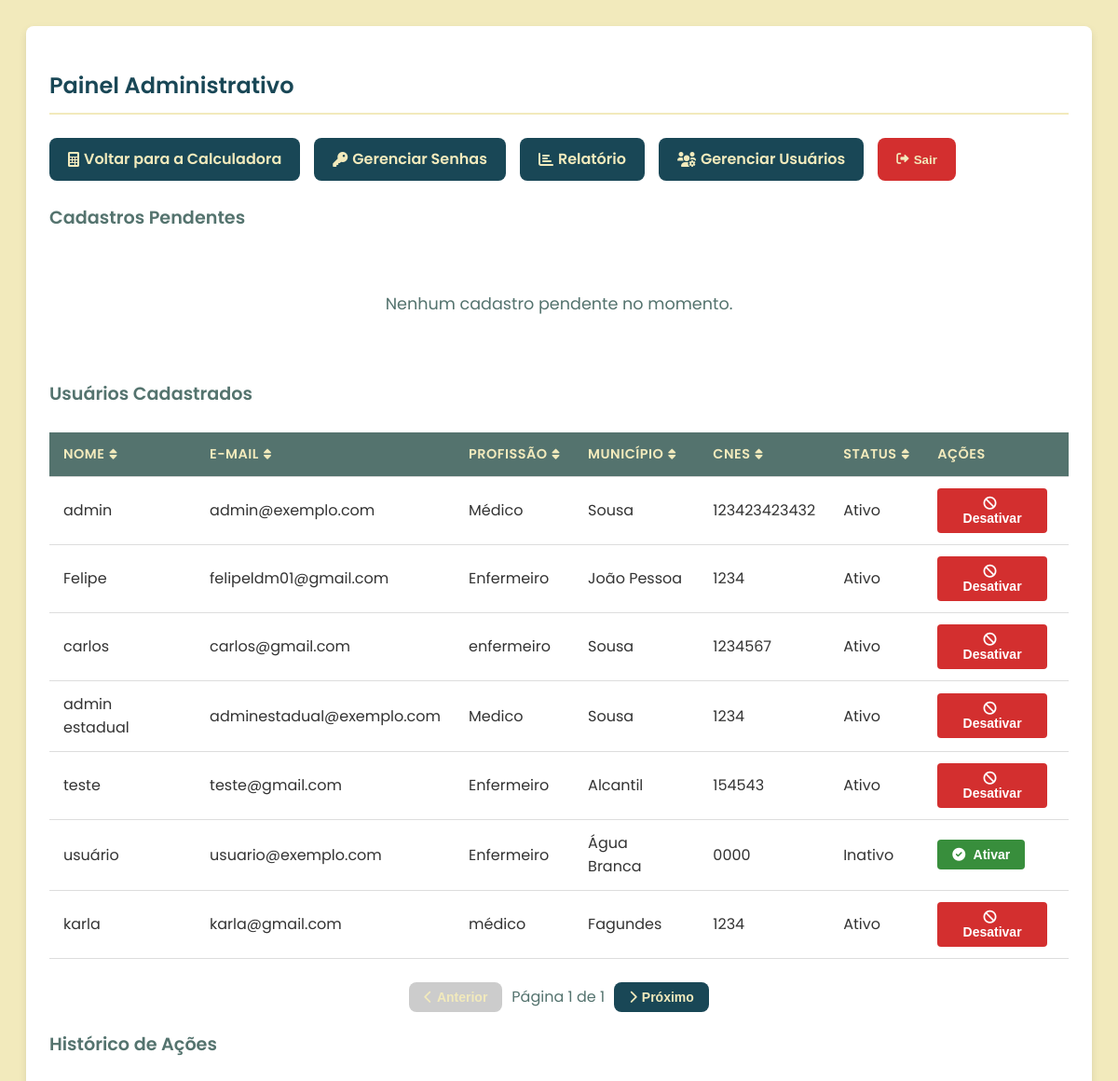
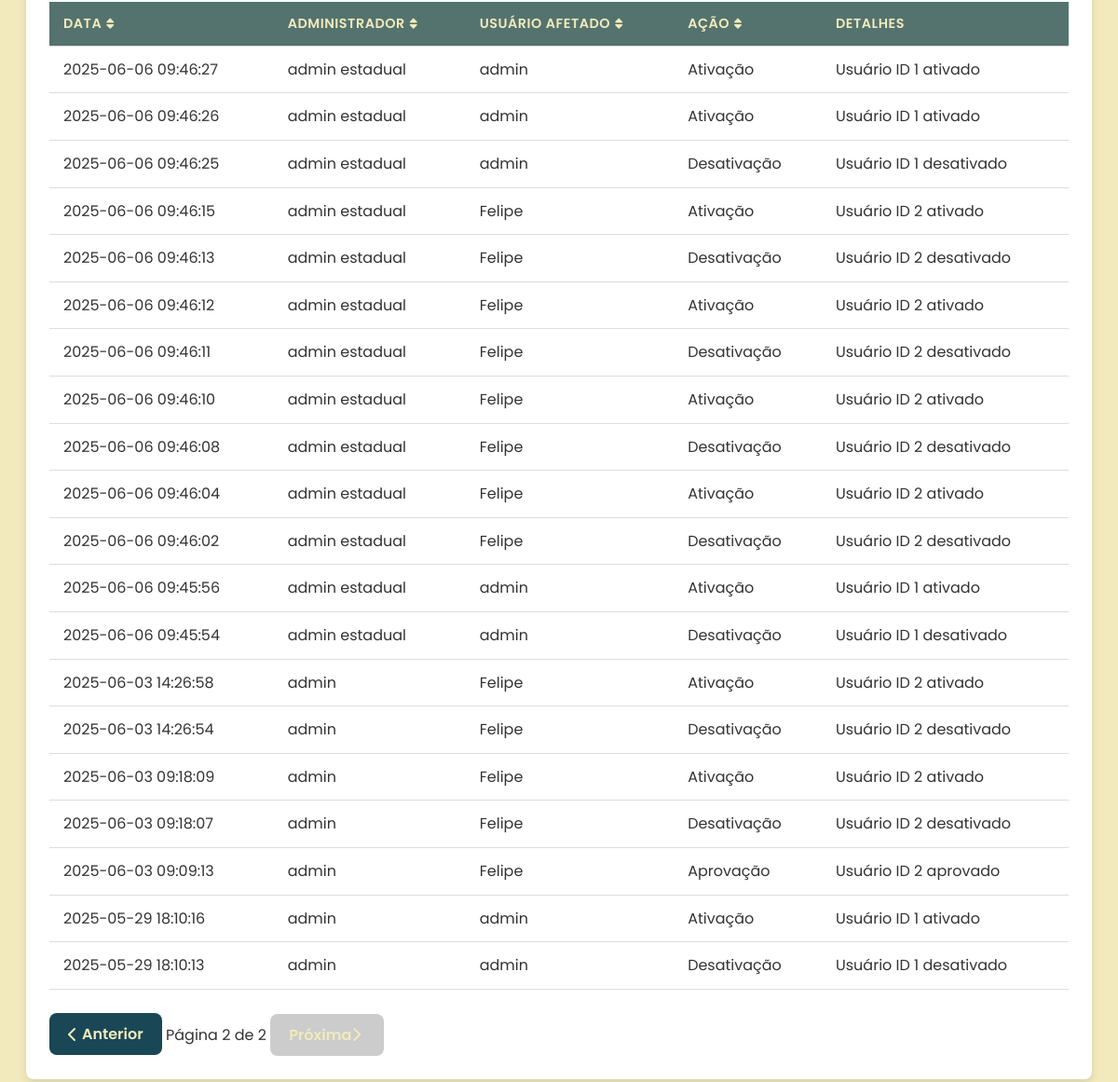
Page /admin/painel?page=2 (signed in) on the committed database (2 pictures, top to bottom).
### tables this page shows
CREATE TABLE usuarios (
            id INTEGER PRIMARY KEY AUTOINCREMENT,
            nome TEXT NOT NULL,
            municipio TEXT NOT NULL,
            cpf TEXT NOT NULL,
            telefone TEXT NOT NULL,
            email TEXT NOT NULL UNIQUE,
            cnes TEXT NOT NULL,
            profissao TEXT NOT NULL,
            senha TEXT NOT NULL,
            approved INTEGER DEFAULT 0,
            ativo INTEGER DEFAULT 1,
            is_admin INTEGER DEFAULT 0
        , is_super_admin INTEGER DEFAULT 0, role TEXT DEFAULT "municipal");

CREATE TABLE acoes_administrativas (
            id INTEGER PRIMARY KEY AUTOINCREMENT,
            admin_id INTEGER NOT NULL,
            usuario_id INTEGER,
            acao TEXT NOT NULL,
            data_acao TEXT NOT NULL,
            detalhes TEXT,
            FOREIGN KEY (admin_id) REFERENCES usuarios (id),
            FOREIGN KEY (usuario_id) REFERENCES usuarios (id)
        );

### app.py (the view)
@app.route('/admin/painel', methods=['GET'])
@admin_required
def admin_painel():
    try:
        conn = get_db_connection()
        cursor = conn.cursor()
        cursor.execute('SELECT id, nome, email, municipio, profissao, cnes FROM usuarios WHERE approved = 0')
        usuarios_pendentes = [dict(user) for user in cursor.fetchall()]
        cursor.execute('SELECT id, nome, email, municipio, profissao, cnes, ativo FROM usuarios WHERE approved = 1')
        usuarios_cadastrados = [dict(user) for user in cursor.fetchall()]
        page = request.args.get('page', 1, type=int)
        per_page = 100
        offset = (page - 1) * per_page
        cursor.execute('SELECT COUNT(*) AS total FROM acoes_administrativas')
        result = cursor.fetchone()
        total_acoes = result['total'] if result else 0
        total_pages = (total_acoes + per_page - 1) // per_page
        cursor.execute('''
            SELECT a.data_acao, u1.nome AS admin_nome, u2.nome AS usuario_nome, a.acao, a.detalhes
            FROM acoes_administrativas a
            LEFT JOIN usuarios u1 ON a.admin_id = u1.id
            LEFT JOIN usuarios u2 ON a.usuario_id = u2.id
            ORDER BY a.data_acao DESC
            LIMIT ? OFFSET ?
        ''', (per_page, offset))
        historico_acoes = [dict(acao) for acao in cursor.fetchall()]
        class Pagination:
            def __init__(self, items, page, per_page, total, total_pages):
                self.items = items
                self.page = page
                self.per_page = per_page
                self.total = total
                self.pages = total_pages
                self.has_prev = page > 1
                self.has_next = page < total_pages
                self.prev_num = page - 1 if self.has_prev else None
                self.next_num = page + 1 if self.has_next else None
        paginated_historico = Pagination(historico_acoes, page, per_page, total_acoes, total_pages)
        conn.close()
        return render_template('admin_painel.html',
                             usuarios_pendentes=usuarios_pendentes,
                             usuarios_cadastrados=usuarios_cadastrados,
                             historico_acoes=paginated_historico)
    except sqlite3.OperationalError as e:
        if conn:
            conn.close()
        flash(f'Erro no banco de dados: {str(e)}. Contate o administrador.', 'danger')
        return redirect(url_for('calculadora'))
    except Exception as e:
        if conn:
            conn.close()
        flash(f'Erro ao carregar painel administrativo: {str(e)}.', 'danger')
        return redirect(url_for('calculadora'))

### app.py (called while the page is built)
def get_db_connection():
    conn = sqlite3.connect('banco.db')
    conn.row_factory = sqlite3.Row
    return conn

### templates/admin_painel.html (shortened to what this page needs)
<!DOCTYPE html>
<html lang="pt-BR">
<head>
    <link rel="stylesheet" href="https://cdnjs.cloudflare.com/ajax/libs/font-awesome/6.0.0-beta3/css/all.min.css">
</head>
<body>
    <div class="container">
        <header>
            <h2>Painel Administrativo</h2>
        </header>
        <div class="button-group">
            <a href="{{ url_for('calculadora') }}" class="button--nav">
                <i class="fas fa-calculator icon"></i> Voltar para a Calculadora
            </a>
            <a href="{{ url_for('admin_senha') }}" class="button--nav">
                <i class="fas fa-key icon"></i> Gerenciar Senhas
            </a>
            <a href="{{ url_for('admin_relatorio') }}" class="button--nav">
                <i class="fas fa-chart-bar icon"></i> Relatório
            </a>
            {% if session.is_super_admin %}
            <a href="{{ url_for('admin_gerenciar_usuarios') }}" class="button--nav">
                <i class="fas fa-users-cog icon"></i> Gerenciar Usuários
            </a>
            {% endif %}
            <button id="logout-btn" class="button--nav button--logout" onclick="logout()">
                <i class="fas fa-sign-out-alt icon"></i> Sair
            </button>
        </div>
        <main>
            <h3>Cadastros Pendentes</h3>
            {% if usuarios_pendentes %}
                <table aria-label="Usuários pendentes de aprovação">
                    <thead>
                        <tr>
                            <th class="sortable" data-sort="nome">Nome</th>
                            <th class="sortable" data-sort="email">E-mail</th>
                            <th class="sortable" data-sort="profissao">Profissão</th>
                            <th class="sortable" data-sort="municipio">Município</th>
                            <th class="sortable" data-sort="cnes">CNES</th>
                            <th>Ações</th>
                        </tr>
                    </thead>
                    <tbody>
                        {% for usuario in usuarios_pendentes %}
                            <tr>
                                <td>{{ usuario.nome }}</td>
                                <td>{{ usuario.email }}</td>
                                <td>{{ usuario.profissao }}</td>
                                <td>{{ usuario.municipio }}</td>
                                <td>{{ usuario.cnes }}</td>
                                <td>
                                    <form class="form-inline" method="POST" action="{{ url_for('admin_aprovar_usuario') }}">
                                        <input type="hidden" name="usuario_id" value="{{ usuario.id }}">
                                        <button type="submit" class="button button--approve" aria-label="Aprovar usuário">
                                            <i class="fas fa-check icon"></i> Aprovar
                                        </button>
                                    </form>
                                    <form class="form-inline" method="POST" action="{{ url_for('admin_rejeitar_usuario') }}">
                                        <input type="hidden" name="usuario_id" value="{{ usuario.id }}">
                                        <button type="submit" class="button button--reject" aria-label="Rejeitar usuário">
                                            <i class="fas fa-times icon"></i> Rejeitar
                                        </button>
                                    </form>
                                </td>
                            </tr>
                        {% endfor %}
                    </tbody>
                </table>
            {% else %}
                <div class="empty-state">
                    <p>Nenhum cadastro pendente no momento.</p>
                </div>
            {% endif %}
            <h3>Usuários Cadastrados</h3>
            {% if usuarios_cadastrados %}
                <table id="usuarios-cadastrados-table" aria-label="Usuários cadastrados">
                    <thead>
                        <tr>
                            <th class="sortable" data-sort="nome" data-filter="nome">Nome</th>
                            <th class="sortable" data-sort="email" data-filter="email">E-mail</th>
                            <th class="sortable" data-sort="profissao" data-filter="profissao">Profissão</th>
                            <th class="sortable" data-sort="municipio" data-filter="municipio">Município</th>
                            <th class="sortable" data-sort="cnes" data-filter="cnes">CNES</th>
                            <th class="sortable" data-sort="ativo" data-filter="ativo">Status</th>
                            <th>Ações</th>
                        </tr>
                    </thead>
                    <tbody>
                        {% for usuario in usuarios_cadastrados %}
                            <tr>
                                <td>{{ usuario.nome }}</td>
                                <td>{{ usuario.email }}</td>
                                <td>{{ usuario.profissao }}</td>
                                <td>{{ usuario.municipio }}</td>
                                <td>{{ usuario.cnes }}</td>
                                <td>{{ 'Ativo' if usuario.ativo else 'Inativo' }}</td>
                                <td>
                                    {% if usuario.ativo %}
                                        <form class="form-inline" method="POST" action="{{ url_for('admin_desativar_usuario') }}">
                                            <button type="submit" class="button button--deactivate" aria-label="Desativar usuário">
                                                <i class="fas fa-ban icon"></i> Desativar
                                            </button>
                                        </form>
                                    {% else %}
                                        <form class="form-inline" method="POST" action="{{ url_for('admin_ativar_usuario') }}">
                                            <button type="submit" class="button button--activate" aria-label="Ativar usuário">
                                                <i class="fas fa-check-circle icon"></i> Ativar
                                            </button>
                                        </form>
                                    {% endif %}
                                </td>
                            </tr>
                        {% endfor %}
                    </tbody>
                </table>
                <div class="pagination" id="cadastrados-pagination">
                    <button id="prev-page-cadastrados" class="button--nav disabled"><i class="fas fa-chevron-left icon"></i> Anterior</button>
                    <span id="page-info-cadastrados">Página <span id="current-page-cadastrados">1</span> de <span id="total-pages-cadastrados">1</span></span>
                    <button id="next-page-cadastrados" class="button--nav"><i class="fas fa-chevron-right icon"></i> Próximo</button>
                </div>
            {% else %}
                <div class="empty-state">
                    <p>Nenhum usuário cadastrado no momento.</p>
                </div>
            {% endif %}
            <h3>Histórico de Ações</h3>
            {% if historico_acoes.items %}
                <table aria-label="Histórico de ações administrativas">
                    <thead>
                        <tr>
                            <th class="sortable" data-sort="data_acao">Data</th>
                            <th class="sortable" data-sort="admin_nome">Administrador</th>
                            <th class="sortable" data-sort="usuario_nome">Usuário Afetado</th>
                            <th class="sortable" data-sort="acao">Ação</th>
                            <th>Detalhes</th>
                        </tr>
                    </thead>
                    <tbody>
                        {% for acao in historico_acoes.items %}
                            <tr>
                                <td>{{ acao.data_acao }}</td>
                                <td>{{ acao.admin_nome }}</td>
                                <td>{{ acao.usuario_nome }}</td>
                                <td>{{ acao.acao }}</td>
                                <td>{{ acao.detalhes }}</td>
                            </tr>
                        {% endfor %}
                    </tbody>
                </table>
                <div markupsafe="pagination">
                    {% if historico_acoes.has_prev %}
                        <a href="{{ url_for('admin_painel', page=historico_acoes.prev_num) }}" class="button--nav">
                            <i class="fas fa-chevron-left icon"></i> Anterior
                        </a>
                    {% else %}
                        <a class="button--nav disabled"><i class="fas fa-chevron-left icon"></i> Anterior</a>
                    {% endif %}
                    <span>Página {{ historico_acoes.page }} de {{ historico_acoes.pages }}</span>
                    {% if historico_acoes.has_next %}
                        <a href="{{ url_for('admin_painel', page=historico_acoes.next_num) }}" class="button--nav">
                            Próxima <i class="fas fa-chevron-right icon"></i>
                        </a>
                    {% else %}
                        <a class="button--nav disabled">Próxima <i class="fas fa-chevron-right icon"></i></a>
                    {% endif %}
                </div>
            {% else %}
                <div class="empty-state">
                    <p>Nenhuma ação registrada no momento.</p>
                </div>
            {% endif %}
        </main>
    </div>
</body>
</html>

### templates/admin_painel.html (style rules this page uses)
:root { --primary-color: #194756; --secondary-color: #54736e; --accent-color: #f2eabc; --danger-color: #d32f2f; --danger-hover: #b71c1c; --success-color: #388e3c; --success-hover: #2e7d32; --text-light: #ffffff; --text-dark: #333333; --border-radius: 8px; --box-shadow: 0 4px 8px rgba(0, 0, 0, 0.1); --transition: all 0.3s ease; }
body { font-family: 'Poppins', sans-serif; background: var(--accent-color); color: var(--text-dark); line-height: 1.6; padding: 20px; }
.container { background: var(--text-light); padding: 25px; border-radius: var(--border-radius); max-width: 1200px; margin: 0 auto; box-shadow: var(--box-shadow); }
h2 { color: var(--primary-color); margin-bottom: 25px; font-weight: 600; border-bottom: 2px solid var(--accent-color); padding-bottom: 10px; }
h3 { color: var(--secondary-color); margin: 20px 0 15px; font-weight: 600; font-size: 1.2em; }
table { width: 100%; border-collapse: collapse; margin: 25px 0; }
th, td { padding: 12px 15px; text-align: left; border-bottom: 1px solid #dddddd; }
th { background: var(--secondary-color); color: var(--accent-color); font-weight: 600; text-transform: uppercase; font-size: 0.9em; letter-spacing: 0.5px; cursor: pointer; position: relative; }
th.sortable::after { content: '\f0dc'; font-family: 'Font Awesome 6 Free'; font-weight: 900; margin-left: 5px; font-size: 0.8rem; color: var(--accent-color); }
.button { padding: 8px 16px; border: none; border-radius: 4px; cursor: pointer; font-size: 14px; font-weight: 600; transition: var(--transition); margin-right: 8px; }
.button--activate { background: var(--success-color); color: var(--text-light); }
.button--deactivate { background: var(--danger-color); color: var(--text-light); }
.button-group { display: flex; justify-content: flex-start; gap: 15px; margin-bottom: 25px; flex-wrap: wrap; }
.button--nav { display: inline-flex; align-items: center; padding: 10px 20px; background: var(--primary-color); color: var(--accent-color); text-decoration: none; border-radius: var(--border-radius); font-weight: 600; transition: var(--transition); border: none; cursor: pointer; }
.button--nav.disabled { background: #ccc; cursor: not-allowed; }
.button--logout { background: var(--danger-color); }
.empty-state { text-align: center; padding: 30px; color: var(--secondary-color); font-size: 1.1em; }
.form-inline { display: inline; }
.icon { margin-right: 5px; }
.pagination { display: flex; justify-content: center; align-items: center; gap: 10px; margin-top: 20px; }
.pagination .button--nav { padding: 8px 16px; font-size: 14px; }
.pagination .button--nav.disabled { background: #ccc; cursor: not-allowed; }
.pagination span { font-size: 16px; color: var(--secondary-color); }

### rows in the picture
usuarios: nome "admin", email "admin@exemplo.com", profissao "Médico", municipio "Sousa", cnes "123423423432", ativo "Ativo"
usuarios: nome "Felipe", email "felipeldm01@gmail.com", profissao "Enfermeiro", municipio "João Pessoa", cnes "1234", ativo "Ativo"
usuarios: nome "carlos", email "carlos@gmail.com", profissao "enfermeiro", municipio "Sousa", cnes "1234567", ativo "Ativo"
usuarios: nome "admin estadual", email "adminestadual@exemplo.com", profissao "Medico", municipio "Sousa", cnes "1234", ativo "Ativo"
usuarios: nome "teste", email "teste@gmail.com", profissao "Enfermeiro", municipio "Alcantil", cnes "154543", ativo "Ativo"
usuarios: nome "usuário", email "usuario@exemplo.com", profissao "Enfermeiro", municipio "Água Branca", cnes "0000", ativo "Inativo"
usuarios: nome "karla", email "karla@gmail.com", profissao "médico", municipio "Fagundes", cnes "1234", ativo "Ativo"
acoes_administrativas: data_acao "2025-06-06 09:46:27", admin_nome "admin estadual", usuario_nome "admin", acao "Ativação", detalhes "Usuário ID 1 ativado"
acoes_administrativas: data_acao "2025-06-06 09:46:26", admin_nome "admin estadual", usuario_nome "admin", acao "Ativação", detalhes "Usuário ID 1 ativado"
acoes_administrativas: data_acao "2025-06-06 09:46:25", admin_nome "admin estadual", usuario_nome "admin", acao "Desativação", detalhes "Usuário ID 1 desativado"
acoes_administrativas: data_acao "2025-06-06 09:46:15", admin_nome "admin estadual", usuario_nome "Felipe", acao "Ativação", detalhes "Usuário ID 2 ativado"
acoes_administrativas: data_acao "2025-06-06 09:46:13", admin_nome "admin estadual", usuario_nome "Felipe", acao "Desativação", detalhes "Usuário ID 2 desativado"
acoes_administrativas: data_acao "2025-06-06 09:46:12", admin_nome "admin estadual", usuario_nome "Felipe", acao "Ativação", detalhes "Usuário ID 2 ativado"
acoes_administrativas: data_acao "2025-06-06 09:46:11", admin_nome "admin estadual", usuario_nome "Felipe", acao "Desativação", detalhes "Usuário ID 2 desativado"
acoes_administrativas: data_acao "2025-06-06 09:46:10", admin_nome "admin estadual", usuario_nome "Felipe", acao "Ativação", detalhes "Usuário ID 2 ativado"
acoes_administrativas: data_acao "2025-06-06 09:46:08", admin_nome "admin estadual", usuario_nome "Felipe", acao "Desativação", detalhes "Usuário ID 2 desativado"
acoes_administrativas: data_acao "2025-06-06 09:46:04", admin_nome "admin estadual", usuario_nome "Felipe", acao "Ativação", detalhes "Usuário ID 2 ativado"
acoes_administrativas: data_acao "2025-06-06 09:46:02", admin_nome "admin estadual", usuario_nome "Felipe", acao "Desativação", detalhes "Usuário ID 2 desativado"
acoes_administrativas: data_acao "2025-06-06 09:45:56", admin_nome "admin estadual", usuario_nome "admin", acao "Ativação", detalhes "Usuário ID 1 ativado"
acoes_administrativas: data_acao "2025-06-06 09:45:54", admin_nome "admin estadual", usuario_nome "admin", acao "Desativação", detalhes "Usuário ID 1 desativado"
acoes_administrativas: data_acao "2025-06-03 14:26:58", admin_nome "admin", usuario_nome "Felipe", acao "Ativação", detalhes "Usuário ID 2 ativado"
acoes_administrativas: data_acao "2025-06-03 14:26:54", admin_nome "admin", usuario_nome "Felipe", acao "Desativação", detalhes "Usuário ID 2 desativado"
acoes_administrativas: data_acao "2025-06-03 09:18:09", admin_nome "admin", usuario_nome "Felipe", acao "Ativação", detalhes "Usuário ID 2 ativado"
acoes_administrativas: data_acao "2025-06-03 09:18:07", admin_nome "admin", usuario_nome "Felipe", acao "Desativação", detalhes "Usuário ID 2 desativado"
acoes_administrativas: data_acao "2025-06-03 09:09:13", admin_nome "admin", usuario_nome "Felipe", acao "Aprovação", detalhes "Usuário ID 2 aprovado"
acoes_administrativas: data_acao "2025-05-29 18:10:16", admin_nome "admin", usuario_nome "admin", acao "Ativação", detalhes "Usuário ID 1 ativado"
acoes_administrativas: data_acao "2025-05-29 18:10:13", admin_nome "admin", usuario_nome "admin", acao "Desativação", detalhes "Usuário ID 1 desativado"

### other values in the picture
{{ historico_acoes.page }} "2"
{{ historico_acoes.pages }} "2"
